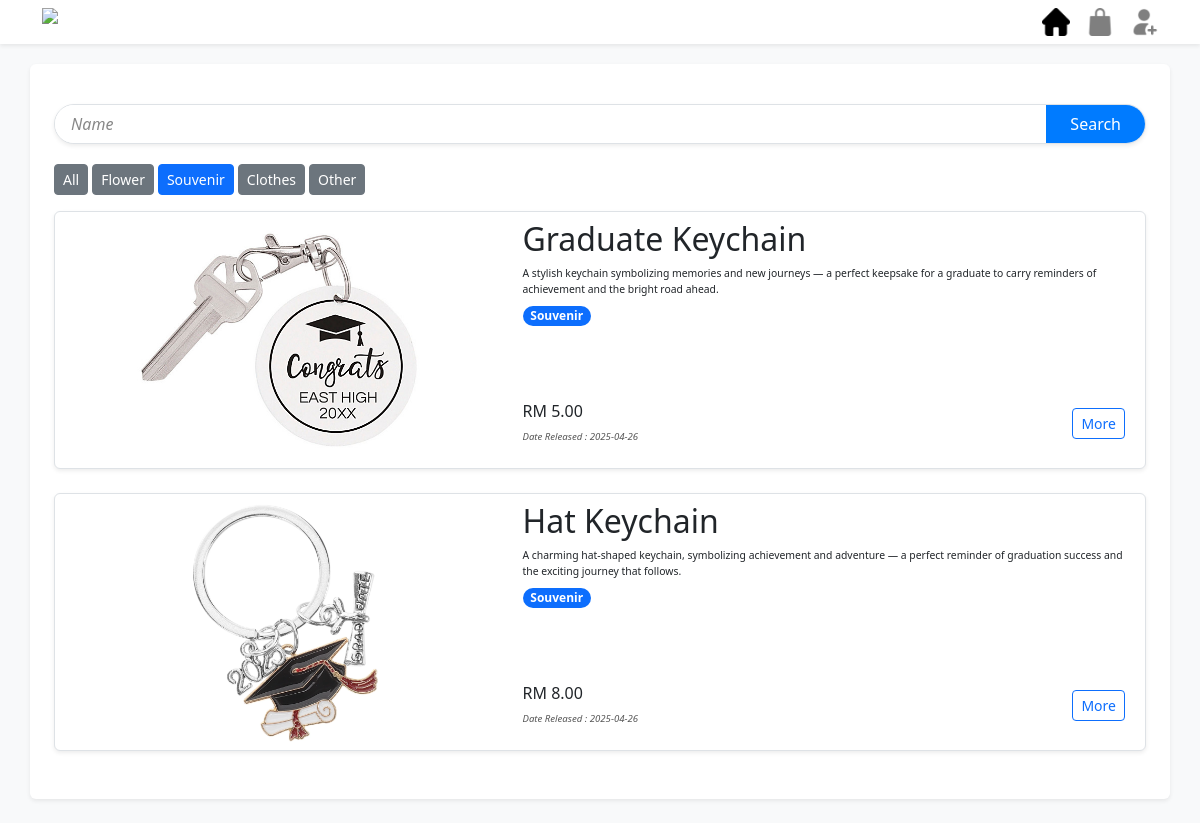
The page /Frontend/user/Shop.php?CategoryID=2 on the database its author committed.
### tables this page shows
CREATE TABLE `category` (
  `ID` int(11) NOT NULL,
  `Text` varchar(20) NOT NULL,
  `Description` varchar(50) NOT NULL
);

CREATE TABLE `product` (
  `ID` int(11) NOT NULL,
  `Name` varchar(50) NOT NULL,
  `Desc` text NOT NULL,
  `Quantity` int(11) NOT NULL,
  `Price` double NOT NULL,
  `ImgPath` varchar(200) DEFAULT NULL,
  `Status` bit(1) NOT NULL DEFAULT b'1',
  `DateRelease` date NOT NULL DEFAULT current_timestamp()
);

### Backend/ProductBackend.php (called while the page is built, shortened)
<?php
function getCategory() {
    $con = new mysqli(DB_HOST, DB_USER, DB_PASS, DB_NAME);
    $sql = "SELECT * FROM category";
    $result = $con->query($sql);
    while ($row = $result->fetch_object())
    { $category[] = $row; }
    return $category;
}
function getProductsByCateID($category_ID){
    $con = new mysqli(DB_HOST, DB_USER, DB_PASS, DB_NAME);
    $categoryID = (int)$category_ID;
    $sql = "SELECT ProductID FROM productcategory WHERE CategoryID = ?";
    $stmt = $con->prepare($sql);
    $stmt->bind_param("i", $categoryID);
    $stmt->execute();
    $result = $stmt->get_result();
    $productIDs = [];
    while ($row = $result->fetch_object()) { $productIDs[] = $row->ProductID;}
    $products = [];
    if($productIDs != null){
        $IDs = implode(',',$productIDs);
        $sql = "SELECT * FROM product WHERE ID IN ($IDs) AND Status = 1";
        $result = $con->query($sql);
        while ($row = $result->fetch_object())
        { $products[] = $row; }
    }
    return $products;
}
function getProductCategories($productID){
    $con = new mysqli(DB_HOST, DB_USER, DB_PASS, DB_NAME);
    $sql = "SELECT CategoryID FROM productcategory WHERE ProductID = $productID";
    $result = $con->query($sql);
    $categoriesID = [];
    while ($row = $result->fetch_object())
    { $categoriesID[] = $row->CategoryID; }
    $categories = [];
    if($categoriesID != null){
        $IDs = implode(',',$categoriesID);
        $sql = "SELECT * FROM category WHERE ID IN ($IDs)";
        $result = $con->query($sql);
        while ($row = $result->fetch_object())
        { $categories[] = $row; }
    }
    return $categories;
}

### Frontend/user/Shop.php (the view, shortened to what this page needs)
<?php
    require '../../Backend/ProductBackend.php';
    $products = [];
    if(isset($_GET['CategoryID'])){
        $categoryID = $_GET['CategoryID'];
        if($categoryID != "All"){
           $products = getProductsByCateID($categoryID);
        }
        else{
            $products = getAllProducts();
        }
    }
    else if(isset($_GET['Name'])){
        $products = getProductByName($_GET['Name']);
    }
?>
<!DOCTYPE html>
<html lang="en">
<head>
    <link rel="stylesheet" href="../Style/css/bootstrap/bootstrap.css">
    <link rel="stylesheet" href="../Style/css/style.css">
    <link rel="stylesheet" href="../Style/css/User/shop.css">
</head>
<body class="bg-light">
    <?php include "Header.php"; ?>
    <div class="container-sm bg-white shadow-sm rounded my-4 p-4">
     <form class="searchBar container-sm bg-white shadow-sm mt-3 mb-1 mx-auto rounded-pill border" action="" method="get">
         <input type="text" name="Name" placeholder="Name" value="<?php echo (isset($_GET['Name'])?$_GET['Name']:"")?>">
        <input type="submit" value="Search">
    </form>
    <div class="d-flex container-sm p-sm-0 py-2 ps-1 py-sm-3">
        <?php
            printf("<a class='btn-%s btn btn-sm me-1' href='?CategoryID=All'>All</a>",(isset($_GET['CategoryID']))?((($_GET['CategoryID'])!='All')?"secondary":"primary"):"primary");
            foreach(getCategory() as $category){
                printf(
                    "<a class='btn-%s btn btn-sm me-1' href='?CategoryID=%s'>%s</a>",
                    (isset($_GET['CategoryID']) && $_GET['CategoryID'] == $category->ID) ? "primary" : "secondary",
                    $category->ID,
                    $category->Text
                );
            }
        ?>
    </div>
        <?php
            foreach($products as $product){
                printf('
                    <div class="container-sm mx-auto bg-white shadow-sm rounded row productContainer p-lg-2 mb-4 border">
                        <div class="col-lg-5 d-flex justify-content-center align-items-center">
                            <img class="productImg" src="%s" alt="">
                        </div>
                        <div class="col-lg-7 d-flex flex-column justify-content-between">
                            <div>
                                <h2>%s</h2>
                                <p>%s</p>
                                <div class="d-flex mt-2">',$product->ImgPath, $product->Name,$product->Desc);
                foreach(getProductCategories($product->ID) as $category){
                    printf('<p class="badge rounded-pill text-bg-primary me-1">%s</p>',$category->Text);
                }
                printf('
                            </div>
                        </div>
                        <div class="justify-content-between d-flex">
                            <div class="d-flex flex-column py-3">
                                <h6>RM %.2f</h6>
                                <small><i class="text-gray">Date Released : %s</i></small>
                            </div>
                            <div class="d-flex justify-content-center align-items-center">
                                %s
                            </div>
                        </div>
                    </div>
                    </div>',$product->Price, $product->DateRelease, ($product->Quantity >0)?'<a class="btn btn-sm btn-outline-primary" href="ProductDetails.php?ProductID='.$product->ID.'">More</a>':'<p class="btn btn-sm btn-secondary text-white opacity-50">Out Of Stock</p>');
            }
        ?>
    </div>
</body>
</html>

### Frontend/Style/css/style.css (style rules this page uses)
body { padding-top: 5vh; }
.searchBar { display: flex; justify-content: space-between; overflow: hidden; padding: 0; }
.searchBar > input[type="text"] { position: relative; width: 100%; height: 100%; padding: 1vh 2vh; border: none; }
.searchBar > input[type="submit"] { position: relative; border: none; color: white; padding: 0 3vh; background-color: #007BFF; }
p { font-size: 1.3vh; padding: 0; margin: 0; }
small { font-size: 1.2vh; padding: 0; margin: 0; }
.text-gray { color: rgb(86, 86, 86); }
input[type="text"], input[type="email"], input[type="password"], input[type="date"] { border: none; border-bottom: 0.1vh solid #ccc; outline: none; transition: border-color 0.3s, box-shadow 0.3s; }
input[type="text"]::placeholder, input[type="email"]::placeholder, input[type="password"]::placeholder, input[type="date"]::placeholder, textarea::placeholder { color: #888; font-style: italic; }

### Frontend/Style/css/User/shop.css (style rules this page uses)
.productContainer { min-height: 30vh; }
.productImg { height: 30vh; }

### rows shown on the page
category: Text "Flower"
category: Text "Souvenir"
category: Text "Clothes"
category: Text "Other"
product: ImgPath (picture), Name "Graduate Keychain", Desc "A stylish keychain symbolizing memories and new journeys — a perfect keepsake for a graduate to carry reminders of achievement and the bright road ahead.", Price "5.00", DateRelease "2025-04-26", Quantity+ID "More"
product: ImgPath (picture), Name "Hat Keychain", Desc "A charming hat-shaped keychain, symbolizing achievement and adventure — a perfect reminder of graduation success and the exciting journey that follows.", Price "8.00", DateRelease "2025-04-26", Quantity+ID "More"
